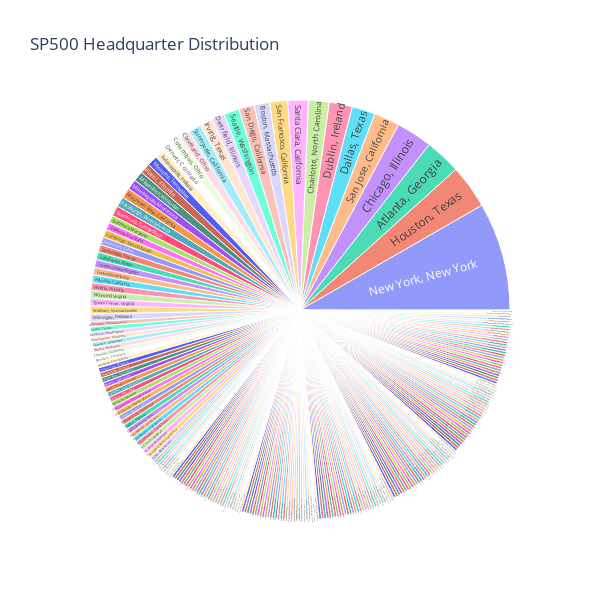

Here is the notebook cell this chart was saved with:
### Code cell
# Sunburst Plot Headquarter Distributions SP500
sp_hq_distribution_plot = px.sunburst(
     sp_500_list,
     path=['headQuarter'],
     width=600,height=600,
    title='SP500 Headquarter Distribution',
)
sp_hq_distribution_plot.show()

### Figure 1 — Plotly figure (JSON) as saved in the notebook; plotly's stock layout.template omitted (floating-point values rounded to 4 significant figures; data arrays with more than 128 entries replaced by an {"elided": "..."} marker saying what was removed)
{"data": [{"branchvalues": "total", "domain": {"x": [0, 1], "y": [0, 1]}, "hovertemplate": "labels=%{label}<br>count=%{value}<br>parent=%{parent}<br>id=%{id}<extra></extra>", "ids": {"elided": "259 str values"}, "labels": {"elided": "259 str values"}, "name": "", "parents": {"elided": "259 str values"}, "type": "sunburst", "values": {"elided": "259 int values"}}], "layout": {"height": 600, "legend": {"tracegroupgap": 0}, "title": {"text": "SP500 Headquarter Distribution"}, "width": 600}}
